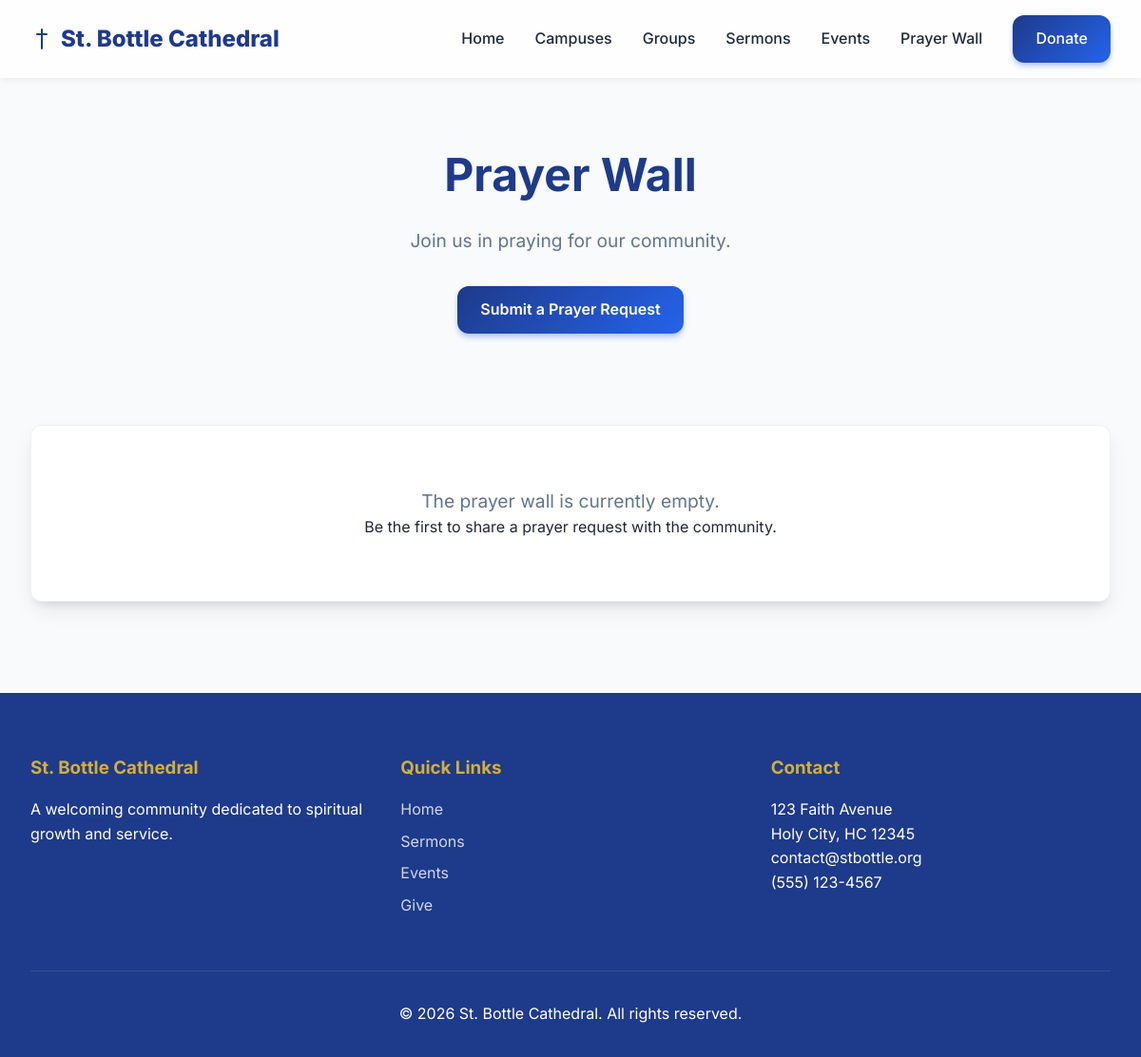
Page /prayers/ on the earlier database version.
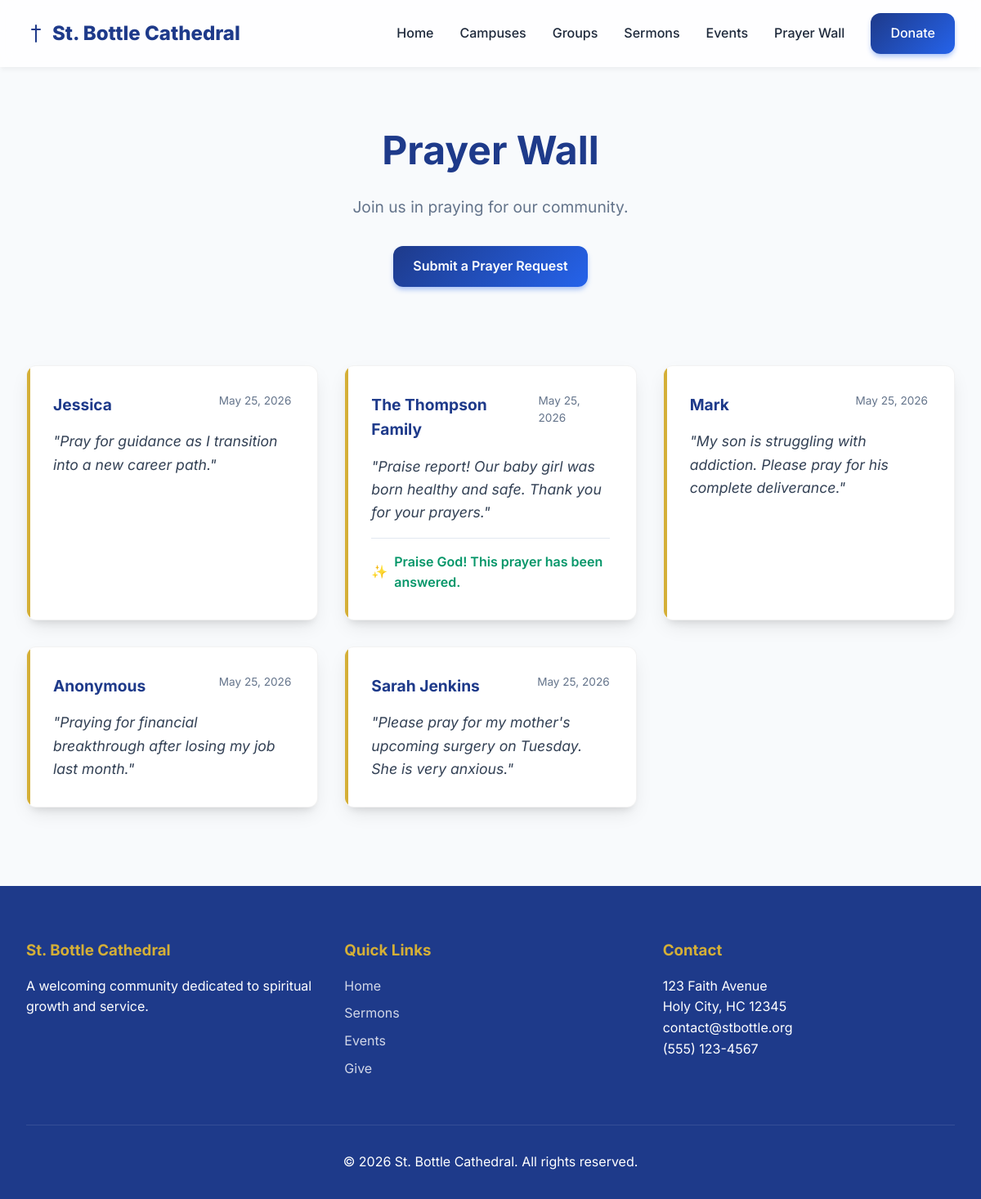
Same page on the later database version.
### prayers/models.py (models this page shows, shortened)
class PrayerRequest(models.Model):
    user = models.ForeignKey(settings.AUTH_USER_MODEL, on_delete=models.SET_NULL, null=True, blank=True)
    name = models.CharField(max_length=100)
    email = models.EmailField(blank=True)
    content = models.TextField()
    is_public = models.BooleanField(default=False, help_text="Can this be shared on the public prayer wall?")
    is_answered = models.BooleanField(default=False)
    date_submitted = models.DateTimeField(auto_now_add=True)
    class Meta:
        ordering = ['-date_submitted']

### prayers/views.py (the view)
# urls.py: path('', views.prayer_wall, name='prayer_wall'),
def prayer_wall(request):
    prayers = PrayerRequest.objects.filter(is_public=True)
    return render(request, 'prayers/prayer_wall.html', {'prayers': prayers})

### templates/prayers/prayer_wall.html (shortened to what this page needs)
{% extends 'base.html' %}
{% block content %}
<div class="container">
    <div style="text-align: center; margin-bottom: 4rem;">
        <h1 style="font-size: 3rem;">Prayer Wall</h1>
        <p style="font-size: 1.2rem; color: var(--text-muted); margin-bottom: 2rem;">Join us in praying for our community.</p>
        <a href="{% url 'prayers:submit_prayer' %}" class="btn btn-primary">Submit a Prayer Request</a>
    </div>
    <div class="card-grid">
        {% for prayer in prayers %}
        <div class="card" style="position: relative; overflow: hidden;">
            <div style="position: absolute; top: 0; left: 0; width: 4px; height: 100%; background: var(--secondary);"></div>
            <div style="display: flex; justify-content: space-between; align-items: start; margin-bottom: 1rem;">
                <h3 style="margin: 0; font-size: 1.2rem;">{{ prayer.name }}</h3>
                <span style="font-size: 0.85rem; color: var(--text-muted);">{{ prayer.date_submitted|date:"M d, Y" }}</span>
            </div>
            <p style="color: #334155; font-size: 1.1rem; line-height: 1.6; font-style: italic;">
                "{{ prayer.content }}"
            </p>
            {% if prayer.is_answered %}
            <div style="margin-top: 1rem; padding-top: 1rem; border-top: 1px solid #E2E8F0; color: #059669; font-weight: 600; display: flex; align-items: center; gap: 0.5rem;">
                <span>✨</span> Praise God! This prayer has been answered.
            </div>
            {% endif %}
        </div>
        {% empty %}
        <div class="card" style="grid-column: 1/-1; text-align: center; padding: 4rem;">
            <p style="font-size: 1.2rem; color: var(--text-muted);">The prayer wall is currently empty.</p>
            <p>Be the first to share a prayer request with the community.</p>
        </div>
        {% endfor %}
    </div>
</div>
{% endblock %}

Differences in the rows shown:
added PrayerRequest: name "Jessica", date_submitted "May 25, 2026", content "Pray for guidance as I transition into a new career path."
added PrayerRequest: name "The Thompson Family", date_submitted "May 25, 2026", content "Praise report! Our baby girl was born healthy and safe. Thank you for your prayers.", shows "Praise God! This prayer has been answered."
added PrayerRequest: name "Mark", date_submitted "May 25, 2026", content "My son is struggling with addiction. Please pray for his complete deliverance."
added PrayerRequest: name "Anonymous", date_submitted "May 25, 2026", content "Praying for financial breakthrough after losing my job last month."
added PrayerRequest: name "Sarah Jenkins", date_submitted "May 25, 2026", content "Please pray for my mother's upcoming surgery on Tuesday. She is very anxious."
Other differences:
text no longer shown: "The prayer wall is currently empty. Be the first to share a prayer request with the community."
